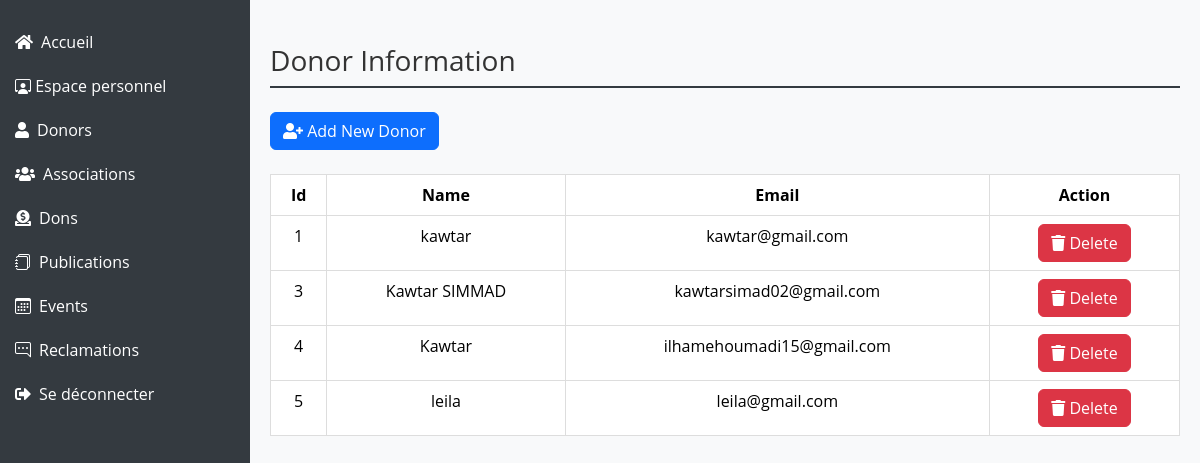
/users/donors/ (signed in), run on an earlier commit of the app's database.
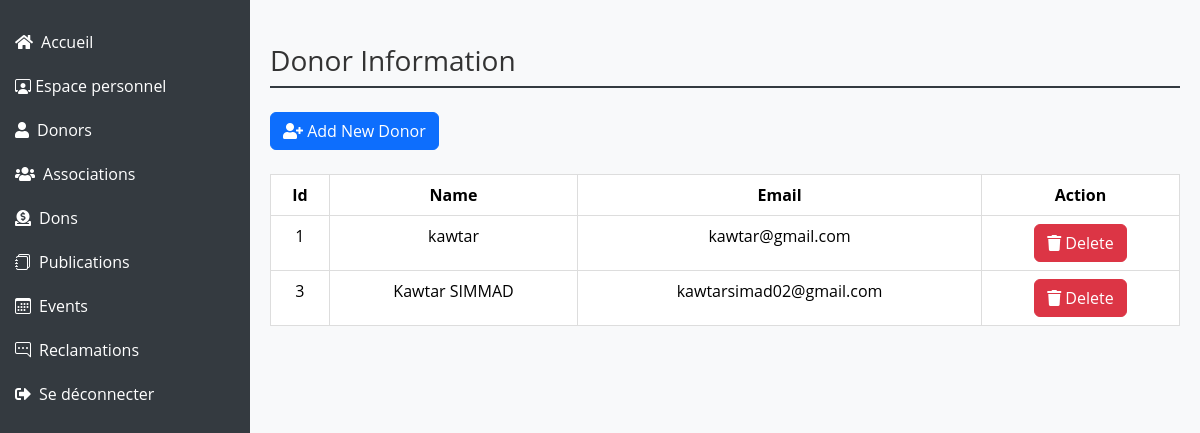
And on a later commit of the database.
### users/models.py (models this page shows, shortened)
class Donor(models.Model):
    user = models.OneToOneField(User, on_delete=models.CASCADE, blank=True, null=True, related_name='dashboard_donor')
    phone_number = models.CharField(max_length=20, null=True, blank=True)
    image = models.ImageField(upload_to='donor/profile', default='Default/user.png')
    objects = models.Manager()

class User(AbstractUser):
    is_association= models.BooleanField(default=False)
    is_donor = models.BooleanField(default=False)
    is_admin = models.BooleanField(default=False)
    groups = models.ManyToManyField(Group, related_name='user_groups')
    user_permissions = models.ManyToManyField(Permission, related_name='user_permissions')
    email_confirmed = models.BooleanField(default=False)
    confirmation_token = models.CharField(max_length=100, blank=True, null=True)

### users/views.py (the view)
# urls.py: path('donors/',views.donors,name='donors'),
def donors(request):
    user = request.user
    admin = Admin.objects.filter(user=user).first()
    donors=Donor.objects.all()
    context ={
        'admin': admin,
        'donors': donors,
    }
    return render (request,'users/donors.html',context)

### templates/users/donors.html (shortened to what this page needs)
{% load static %}
<!DOCTYPE html>
<html lang="en">
<head>
    <link href="https://cdn.jsdelivr.net/npm/bootstrap@5.3.2/dist/css/bootstrap.min.css" rel="stylesheet">
    <link href="https://cdnjs.cloudflare.com/ajax/libs/font-awesome/5.15.4/css/all.min.css" rel="stylesheet">
    <link href="https://cdn.jsdelivr.net/npm/bootstrap-icons/font/bootstrap-icons.css" rel="stylesheet">
</head>
<body>
<div class="sidebar">
    <ul class="nav flex-column">
        <li class="nav-item">
            <a class="nav-link text-white" href="/"><i class="fas fa-home me-2"></i>Accueil</a>
        </li>
        <li class="nav-item">
            <a class="nav-link text-white" href="{% url 'dashboardAdmin' %}"><i class="bi bi-person-workspace"></i></i> Espace personnel</a>
        </li>
        <li class="nav-item">
            <a class="nav-link text-white" href="{% url 'donors' %}"><i class="fas fa-user me-2"></i>Donors</a>
        </li>
        <li class="nav-item">
            <a class="nav-link text-white" href="{% url 'associations' %}"><i class="fas fa-users me-2"></i>Associations</a>
        </li>
        <li class="nav-item">
            <a class="nav-link text-white" href="{% url 'dons' %}"><i class="fas fa-donate me-2"></i>Dons</a>
        </li>
        <li class="nav-item">
            <a class="nav-link text-white" href="{% url 'publications' %}"><i class="bi bi-journals me-2"></i>Publications</a>
        </li>
        <li class="nav-item"><a class="nav-link" href="{% url 'events'%}">
            <i class="bi bi-calendar3 me-2"></i>Events
        </a></li>
        <li class="nav-item">
            <a class="nav-link text-white" href="{% url 'reclamations' %}"><i class="bi bi-chat-right-dots me-2"></i>Reclamations</a>
        </li>
        <li class="nav-item">
            <a class="nav-link text-white" href="{% url 'logout' %}"><i class="fas fa-sign-out-alt me-2"></i>Se déconnecter</a>
        </li>
    </ul>
</div>
<div class="main-content">
    <h1 class="mt-4">Donor Information</h1>
    <div class="mt-4 mb-4">
        <a href="{% url 'add_donor' %}" class="btn btn-primary"><i class="fas fa-user-plus"></i> Add New Donor</a>
    </div>
    <div class="table-responsive mt-4">
        <table class="table table-bordered table-hover">
            <thead class="thead-dark">
                <tr>
                    <th>Id</th>
                    <th>Name</th>
                    <th>Email</th>
                    <th>Action</th>
                </tr>
            </thead>
            <tbody>
                {% for donor in donors %}
                <tr>
                    <td>{{ donor.id }}</td>
                    <td>{{ donor.user.first_name }}</td>
                    <td>{{ donor.user.email }}</td>
                    <td style="text-align: center">
                        <a class="btn btn-danger" onclick="confirmDelete({{ donor.id }})"><i class="fas fa-trash"></i> Delete</a>
                    </td>
                </tr>
                {% endfor %}
            </tbody>
        </table>
    </div>
</div>
</body>
</html>

### templates/users/donors.html (style rules this page uses)
body { font-family: 'Open Sans', sans-serif; background-color: #f8f9fa; color: #333; margin: 0; padding: 0; }
.sidebar { position: fixed; top: 0; left: 0; height: 100%; width: 250px; padding-top: 20px; background-color: #343a40; color: #fff; }
.sidebar a { padding: 10px 15px; text-decoration: none; font-size: 16px; color: #fff; display: block; }
.main-content { margin-left: 250px; padding: 20px; }
.table { width: 100%; border-collapse: collapse; }
.table th, .table td { padding: 8px; text-align: center; border: 1px solid #ddd; }
.thead-dark { background-color: #343a40; color: #fff; }
h1 { font-size: 28px; margin-bottom: 20px; padding-bottom: 8px; border-bottom: 2px solid #343a40; }

What changed in the data, as far as the page shows it:
removed Donor: id "4", user.first_name "Kawtar", user.email "ilhamehoumadi15@gmail.com"
removed Donor: id "5", user.first_name "leila", user.email "leila@gmail.com"
